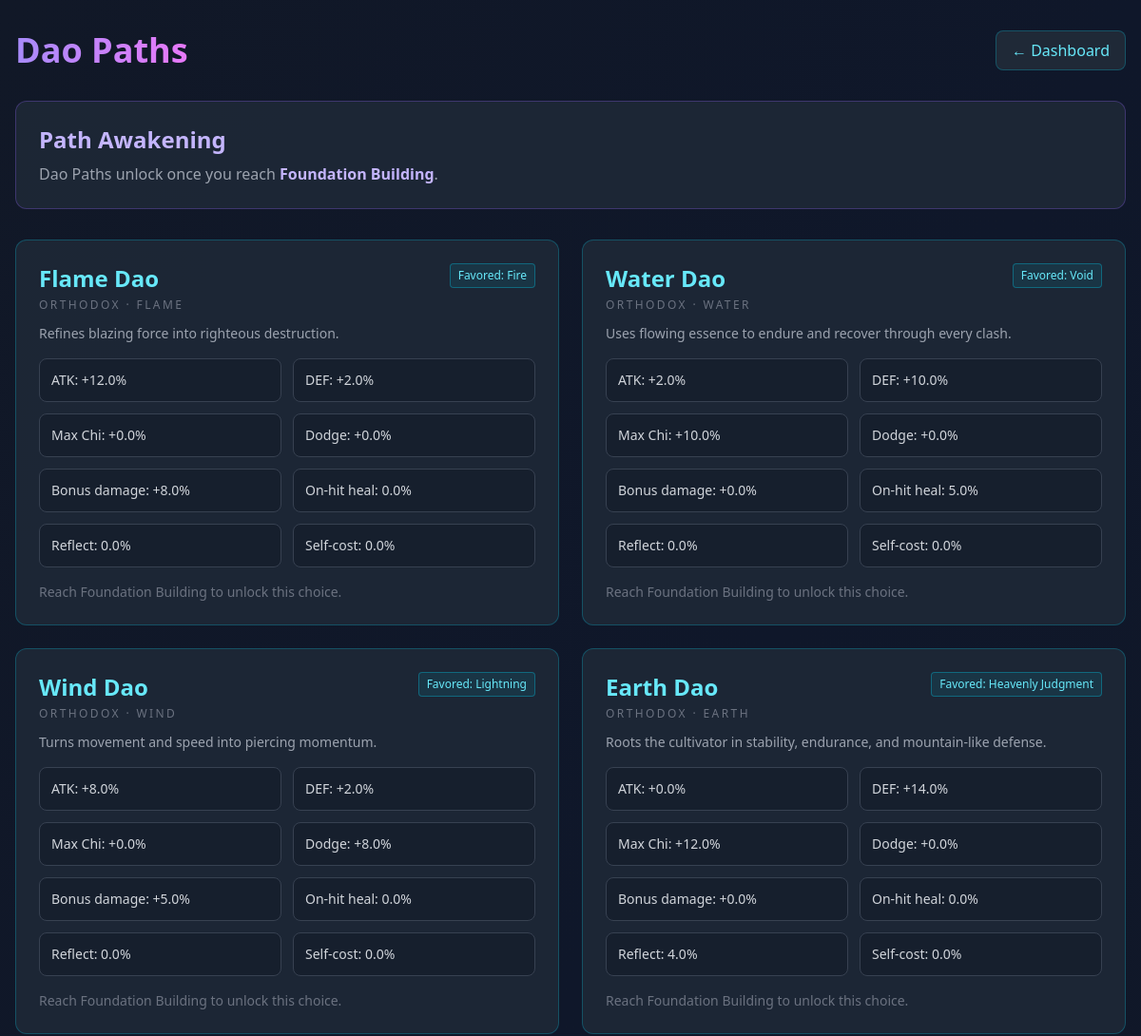
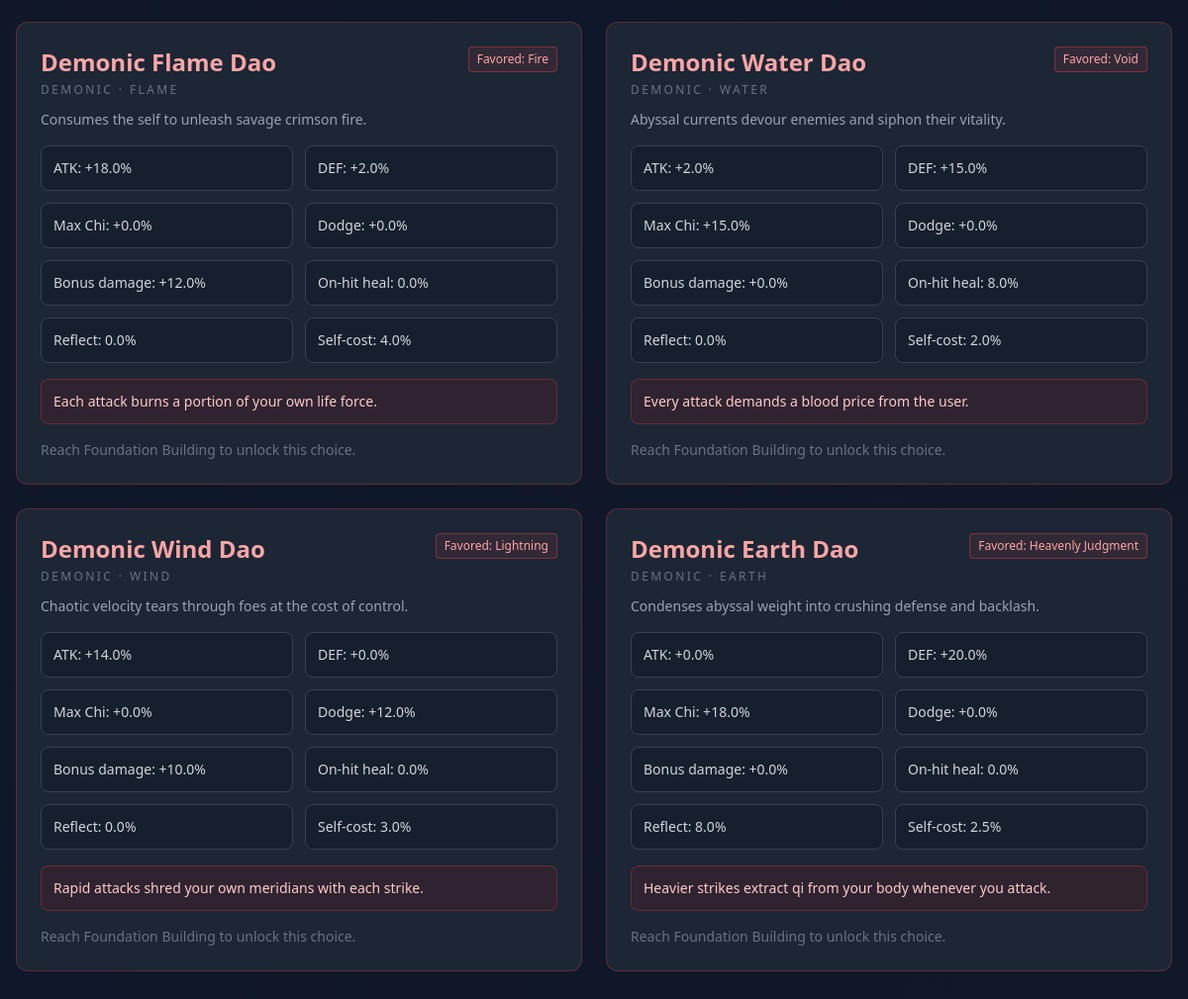
Screenshot of /pages/dao_paths.php (signed in) with the database file from the repository (2 pictures, top to bottom).
### tables this page shows
CREATE TABLE IF NOT EXISTS realms (
    id INT UNSIGNED AUTO_INCREMENT PRIMARY KEY,
    name VARCHAR(50) NOT NULL UNIQUE,
    description TEXT,
    min_level INT UNSIGNED NOT NULL DEFAULT 1,
    max_level INT UNSIGNED NOT NULL DEFAULT 100,
    chi_multiplier DECIMAL(5,2) NOT NULL DEFAULT 1.00,
    stat_bonus_multiplier DECIMAL(5,2) NOT NULL DEFAULT 1.00,
    attack_multiplier DECIMAL(5,2) NOT NULL DEFAULT 1.00,
    defense_multiplier DECIMAL(5,2) NOT NULL DEFAULT 1.00,
    created_at TIMESTAMP DEFAULT CURRENT_TIMESTAMP,
    INDEX idx_name (name)
);

CREATE TABLE IF NOT EXISTS dao_paths (
    id INT UNSIGNED AUTO_INCREMENT PRIMARY KEY,
    path_key VARCHAR(50) NOT NULL UNIQUE,
    name VARCHAR(100) NOT NULL UNIQUE,
    alignment ENUM('orthodox', 'demonic') NOT NULL DEFAULT 'orthodox',
    element ENUM('flame', 'water', 'wind', 'earth') NOT NULL,
    description TEXT NULL,
    attack_bonus_pct DECIMAL(6,4) NOT NULL DEFAULT 0.0000,
    defense_bonus_pct DECIMAL(6,4) NOT NULL DEFAULT 0.0000,
    max_chi_bonus_pct DECIMAL(6,4) NOT NULL DEFAULT 0.0000,
    dodge_bonus_pct DECIMAL(6,4) NOT NULL DEFAULT 0.0000,
    bonus_damage_pct DECIMAL(6,4) NOT NULL DEFAULT 0.0000,
    heal_on_hit_pct DECIMAL(6,4) NOT NULL DEFAULT 0.0000,
    reflect_damage_pct DECIMAL(6,4) NOT NULL DEFAULT 0.0000,
    self_damage_pct DECIMAL(6,4) NOT NULL DEFAULT 0.0000,
    favored_tribulation ENUM('lightning','fire','demonic_heart','void','heavenly_judgment') NOT NULL DEFAULT 'lightning',
    drawback_text VARCHAR(255) NULL DEFAULT NULL,
    created_at TIMESTAMP DEFAULT CURRENT_TIMESTAMP,
    INDEX idx_alignment (alignment),
    INDEX idx_element (element)
);

### services/DaoPathService.php (called while the page is built, shortened)
<?php
class DaoPathService
{
    public function getSelectionState(int $userId): array
    {
        try {
            $db = Database::getConnection();
            $foundationRealm = $this->getFoundationRealm($db);
            $currentPath = $this->getCurrentPathForUser($userId, $db);
            $realmRequiredLevel = $this->getUserRealmRequiredLevel($userId, $db);
            return [
                'unlocked' => $foundationRealm !== null && $realmRequiredLevel >= (int)$foundationRealm['required_level'],
                'foundation_realm_name' => self::FOUNDATION_REALM_NAME,
                'current_path' => $currentPath,
                'paths' => $this->getAllPaths($db),
            ];
        } catch (PDOException $e) {
            error_log('DaoPathService::getSelectionState ' . $e->getMessage());
            return [
                'unlocked' => false,
                'foundation_realm_name' => self::FOUNDATION_REALM_NAME,
                'current_path' => null,
                'paths' => [],
            ];
        }
    }
    public function getCurrentPathForUser(int $userId, ?PDO $db = null, bool $forUpdate = false): ?array
    {
        try {
            $db = $db ?? Database::getConnection();
            $sql = "
                SELECT d.*
                FROM users u
                LEFT JOIN dao_paths d ON d.id = u.dao_path_id
                WHERE u.id = ?
                LIMIT 1
            ";
            $stmt = $db->prepare($sql);
            $stmt->execute([$userId]);
            $row = $stmt->fetch(PDO::FETCH_ASSOC);
            return $row && !empty($row['id']) ? $row : null;
        } catch (PDOException $e) {
            error_log('DaoPathService::getCurrentPathForUser ' . $e->getMessage());
            return null;
        }
    }
    public function getAllPaths(?PDO $db = null): array
    {
        try {
            $db = $db ?? Database::getConnection();
            $stmt = $db->query("
                SELECT *
                FROM dao_paths
                ORDER BY FIELD(alignment, 'orthodox', 'demonic'), FIELD(element, 'flame', 'water', 'wind', 'earth'), id ASC
            ");
            return $stmt->fetchAll(PDO::FETCH_ASSOC) ?: [];
        } catch (PDOException $e) {
            error_log('DaoPathService::getAllPaths ' . $e->getMessage());
            return [];
        }
    }
    private function getFoundationRealm(PDO $db): ?array
    {
        $requiredColumn = $this->getRequiredLevelColumn($db);
        $stmt = $db->prepare("SELECT id, {$requiredColumn} AS required_level FROM realms WHERE name = ? LIMIT 1");
        $stmt->execute([self::FOUNDATION_REALM_NAME]);
        $row = $stmt->fetch(PDO::FETCH_ASSOC);
        return $row ?: null;
    }
    private function getUserRealmRequiredLevel(int $userId, PDO $db, bool $forUpdate = false): int
    {
        $requiredColumn = $this->getRequiredLevelColumn($db);
        $sql = "
            SELECT r.{$requiredColumn} AS required_level
            FROM users u
            JOIN realms r ON r.id = u.realm_id
            WHERE u.id = ?
            LIMIT 1
        ";
        $stmt = $db->prepare($sql);
        $stmt->execute([$userId]);
        return (int)($stmt->fetchColumn() ?: 1);
    }
    private function getRequiredLevelColumn(PDO $db): string
    {
        try {
            $stmt = $db->query("SHOW COLUMNS FROM realms LIKE 'required_level'");
            return $stmt->fetch() ? 'required_level' : 'min_level';
        } catch (\Throwable $e) {
            return 'min_level';
        }
    }
}

### pages/dao_paths.php (the view, shortened to what this page needs)
<?php
require_once dirname(__DIR__) . '/core/SessionHelper.php';
require_once dirname(__DIR__) . '/services/DaoPathService.php';
$userId = SessionHelper::requireLoggedIn();
$daoPathService = new DaoPathService();
$state = $daoPathService->getSelectionState($userId);
$currentPath = $state['current_path'] ?? null;
$paths = $state['paths'] ?? [];
$unlocked = !empty($state['unlocked']);
?>
<!DOCTYPE html>
<html lang="en">
<head>
    <script src="https://cdn.tailwindcss.com"></script>
</head>
<body class="bg-gradient-to-br from-gray-900 via-slate-900 to-gray-900 min-h-screen">
    <div class="container mx-auto px-4 py-8 max-w-7xl">
        <div class="flex justify-between items-center mb-8">
            <h1 class="text-4xl font-bold bg-gradient-to-r from-violet-400 to-fuchsia-400 bg-clip-text text-transparent">Dao Paths</h1>
            <a href="game.php" class="px-4 py-2 bg-gray-800 hover:bg-gray-700 rounded-lg border border-cyan-500/30 text-cyan-300 transition-all">← Dashboard</a>
        </div>
        <div class="bg-gray-800/90 border border-violet-500/30 rounded-xl p-6 mb-8">
            <h2 class="text-2xl font-semibold text-violet-300 mb-2">Path Awakening</h2>
            <?php if ($unlocked): ?>
                <p class="text-gray-300">Foundation Building has opened the way to Dao comprehension. Choose carefully: Dao Paths are a permanent bond.</p>
            <?php else: ?>
                <p class="text-gray-400">Dao Paths unlock once you reach <span class="text-violet-300 font-semibold"><?php echo htmlspecialchars((string)($state['foundation_realm_name'] ?? 'Foundation Building'), ENT_QUOTES, 'UTF-8'); ?></span>.</p>
            <?php endif; ?>
        </div>
        <div class="grid grid-cols-1 lg:grid-cols-2 gap-6">
            <?php foreach ($paths as $path): ?>
                <div class="bg-gray-800/90 border <?php echo ($currentPath && (int)$currentPath['id'] === (int)$path['id']) ? 'border-violet-500/50' : (((string)$path['alignment'] ?? '') === 'demonic' ? 'border-red-500/30' : 'border-cyan-500/30'); ?> rounded-xl p-6">
                    <div class="flex justify-between gap-4 items-start mb-3">
                        <div>
                            <h3 class="text-2xl font-semibold <?php echo ((string)$path['alignment'] ?? '') === 'demonic' ? 'text-red-300' : 'text-cyan-300'; ?>">
                                <?php echo htmlspecialchars((string)$path['name'], ENT_QUOTES, 'UTF-8'); ?>
                            </h3>
                            <div class="text-xs uppercase tracking-[0.2em] text-gray-500 mt-1">
                                <?php echo htmlspecialchars((string)$path['alignment'] . ' · ' . (string)$path['element'], ENT_QUOTES, 'UTF-8'); ?>
                            </div>
                        </div>
                        <span class="text-xs px-2 py-1 rounded border <?php echo ((string)$path['alignment'] ?? '') === 'demonic' ? 'border-red-500/40 text-red-300 bg-red-500/10' : 'border-cyan-500/40 text-cyan-300 bg-cyan-500/10'; ?>">
                            Favored: <?php echo htmlspecialchars(ucwords(str_replace('_', ' ', (string)$path['favored_tribulation'])), ENT_QUOTES, 'UTF-8'); ?>
                        </span>
                    </div>
                    <p class="text-sm text-gray-400 mb-4"><?php echo htmlspecialchars((string)($path['description'] ?? ''), ENT_QUOTES, 'UTF-8'); ?></p>
                    <div class="grid grid-cols-2 gap-3 text-sm mb-4">
                        <div class="bg-gray-900/50 border border-gray-700 rounded-lg p-3 text-gray-300">ATK: +<?php echo number_format((float)$path['attack_bonus_pct'] * 100, 1); ?>%</div>
                        <div class="bg-gray-900/50 border border-gray-700 rounded-lg p-3 text-gray-300">DEF: +<?php echo number_format((float)$path['defense_bonus_pct'] * 100, 1); ?>%</div>
                        <div class="bg-gray-900/50 border border-gray-700 rounded-lg p-3 text-gray-300">Max Chi: +<?php echo number_format((float)$path['max_chi_bonus_pct'] * 100, 1); ?>%</div>
                        <div class="bg-gray-900/50 border border-gray-700 rounded-lg p-3 text-gray-300">Dodge: +<?php echo number_format((float)$path['dodge_bonus_pct'] * 100, 1); ?>%</div>
                        <div class="bg-gray-900/50 border border-gray-700 rounded-lg p-3 text-gray-300">Bonus damage: +<?php echo number_format((float)$path['bonus_damage_pct'] * 100, 1); ?>%</div>
                        <div class="bg-gray-900/50 border border-gray-700 rounded-lg p-3 text-gray-300">On-hit heal: <?php echo number_format((float)$path['heal_on_hit_pct'] * 100, 1); ?>%</div>
                        <div class="bg-gray-900/50 border border-gray-700 rounded-lg p-3 text-gray-300">Reflect: <?php echo number_format((float)$path['reflect_damage_pct'] * 100, 1); ?>%</div>
                        <div class="bg-gray-900/50 border border-gray-700 rounded-lg p-3 text-gray-300">Self-cost: <?php echo number_format((float)$path['self_damage_pct'] * 100, 1); ?>%</div>
                    </div>
                    <?php if (!empty($path['drawback_text'])): ?>
                        <div class="mb-4 p-3 bg-red-900/20 border border-red-500/30 rounded-lg text-sm text-red-200">
                            <?php echo htmlspecialchars((string)$path['drawback_text'], ENT_QUOTES, 'UTF-8'); ?>
                        </div>
                    <?php endif; ?>
                    <?php if ($currentPath && (int)$currentPath['id'] === (int)$path['id']): ?>
                        <div class="text-sm text-violet-300 font-semibold">Current Dao Path</div>
                    <?php elseif (!$unlocked): ?>
                        <div class="text-sm text-gray-500">Reach Foundation Building to unlock this choice.</div>
                    <?php elseif ($currentPath): ?>
                        <div class="text-sm text-gray-500">Dao Paths are permanent once chosen.</div>
                    <?php endif; ?>
                </div>
            <?php endforeach; ?>
        </div>
    </div>
</body>
</html>

### rows the page displays
realms: required_level "Foundation Building"
dao_paths: name "Flame Dao", alignment+element "ORTHODOX · FLAME", favored_tribulation "Fire", description "Refines blazing force into righteous destruction.", (float)$path['attack_bonus_pct']*100 "12.0", (float)$path['defense_bonus_pct']*100 "2.0", (float)$path['max_chi_bonus_pct']*100 "0.0", (float)$path['dodge_bonus_pct']*100 "0.0", (float)$path['bonus_damage_pct']*100 "8.0", (float)$path['heal_on_hit_pct']*100 "0.0", (float)$path['reflect_damage_pct']*100 "0.0", (float)$path['self_damage_pct']*100 "0.0"
dao_paths: name "Water Dao", alignment+element "ORTHODOX · WATER", favored_tribulation "Void", description "Uses flowing essence to endure and recover through every clash.", (float)$path['attack_bonus_pct']*100 "2.0", (float)$path['defense_bonus_pct']*100 "10.0", (float)$path['max_chi_bonus_pct']*100 "10.0", (float)$path['dodge_bonus_pct']*100 "0.0", (float)$path['bonus_damage_pct']*100 "0.0", (float)$path['heal_on_hit_pct']*100 "5.0", (float)$path['reflect_damage_pct']*100 "0.0", (float)$path['self_damage_pct']*100 "0.0"
dao_paths: name "Wind Dao", alignment+element "ORTHODOX · WIND", favored_tribulation "Lightning", description "Turns movement and speed into piercing momentum.", (float)$path['attack_bonus_pct']*100 "8.0", (float)$path['defense_bonus_pct']*100 "2.0", (float)$path['max_chi_bonus_pct']*100 "0.0", (float)$path['dodge_bonus_pct']*100 "8.0", (float)$path['bonus_damage_pct']*100 "5.0", (float)$path['heal_on_hit_pct']*100 "0.0", (float)$path['reflect_damage_pct']*100 "0.0", (float)$path['self_damage_pct']*100 "0.0"
dao_paths: name "Earth Dao", alignment+element "ORTHODOX · EARTH", favored_tribulation "Heavenly Judgment", description "Roots the cultivator in stability, endurance, and mountain-like defense.", (float)$path['attack_bonus_pct']*100 "0.0", (float)$path['defense_bonus_pct']*100 "14.0", (float)$path['max_chi_bonus_pct']*100 "12.0", (float)$path['dodge_bonus_pct']*100 "0.0", (float)$path['bonus_damage_pct']*100 "0.0", (float)$path['heal_on_hit_pct']*100 "0.0", (float)$path['reflect_damage_pct']*100 "4.0", (float)$path['self_damage_pct']*100 "0.0"
dao_paths: name "Demonic Flame Dao", alignment+element "DEMONIC · FLAME", favored_tribulation "Fire", description "Consumes the self to unleash savage crimson fire.", (float)$path['attack_bonus_pct']*100 "18.0", (float)$path['defense_bonus_pct']*100 "2.0", (float)$path['max_chi_bonus_pct']*100 "0.0", (float)$path['dodge_bonus_pct']*100 "0.0", (float)$path['bonus_damage_pct']*100 "12.0", (float)$path['heal_on_hit_pct']*100 "0.0", (float)$path['reflect_damage_pct']*100 "0.0", (float)$path['self_damage_pct']*100 "4.0", drawback_text "Each attack burns a portion of your own life force."
dao_paths: name "Demonic Water Dao", alignment+element "DEMONIC · WATER", favored_tribulation "Void", description "Abyssal currents devour enemies and siphon their vitality.", (float)$path['attack_bonus_pct']*100 "2.0", (float)$path['defense_bonus_pct']*100 "15.0", (float)$path['max_chi_bonus_pct']*100 "15.0", (float)$path['dodge_bonus_pct']*100 "0.0", (float)$path['bonus_damage_pct']*100 "0.0", (float)$path['heal_on_hit_pct']*100 "8.0", (float)$path['reflect_damage_pct']*100 "0.0", (float)$path['self_damage_pct']*100 "2.0", drawback_text "Every attack demands a blood price from the user."
dao_paths: name "Demonic Wind Dao", alignment+element "DEMONIC · WIND", favored_tribulation "Lightning", description "Chaotic velocity tears through foes at the cost of control.", (float)$path['attack_bonus_pct']*100 "14.0", (float)$path['defense_bonus_pct']*100 "0.0", (float)$path['max_chi_bonus_pct']*100 "0.0", (float)$path['dodge_bonus_pct']*100 "12.0", (float)$path['bonus_damage_pct']*100 "10.0", (float)$path['heal_on_hit_pct']*100 "0.0", (float)$path['reflect_damage_pct']*100 "0.0", (float)$path['self_damage_pct']*100 "3.0", drawback_text "Rapid attacks shred your own meridians with each strike."
dao_paths: name "Demonic Earth Dao", alignment+element "DEMONIC · EARTH", favored_tribulation "Heavenly Judgment", description "Condenses abyssal weight into crushing defense and backlash.", (float)$path['attack_bonus_pct']*100 "0.0", (float)$path['defense_bonus_pct']*100 "20.0", (float)$path['max_chi_bonus_pct']*100 "18.0", (float)$path['dodge_bonus_pct']*100 "0.0", (float)$path['bonus_damage_pct']*100 "0.0", (float)$path['heal_on_hit_pct']*100 "0.0", (float)$path['reflect_damage_pct']*100 "8.0", (float)$path['self_damage_pct']*100 "2.5", drawback_text "Heavier strikes extract qi from your body whenever you attack."
